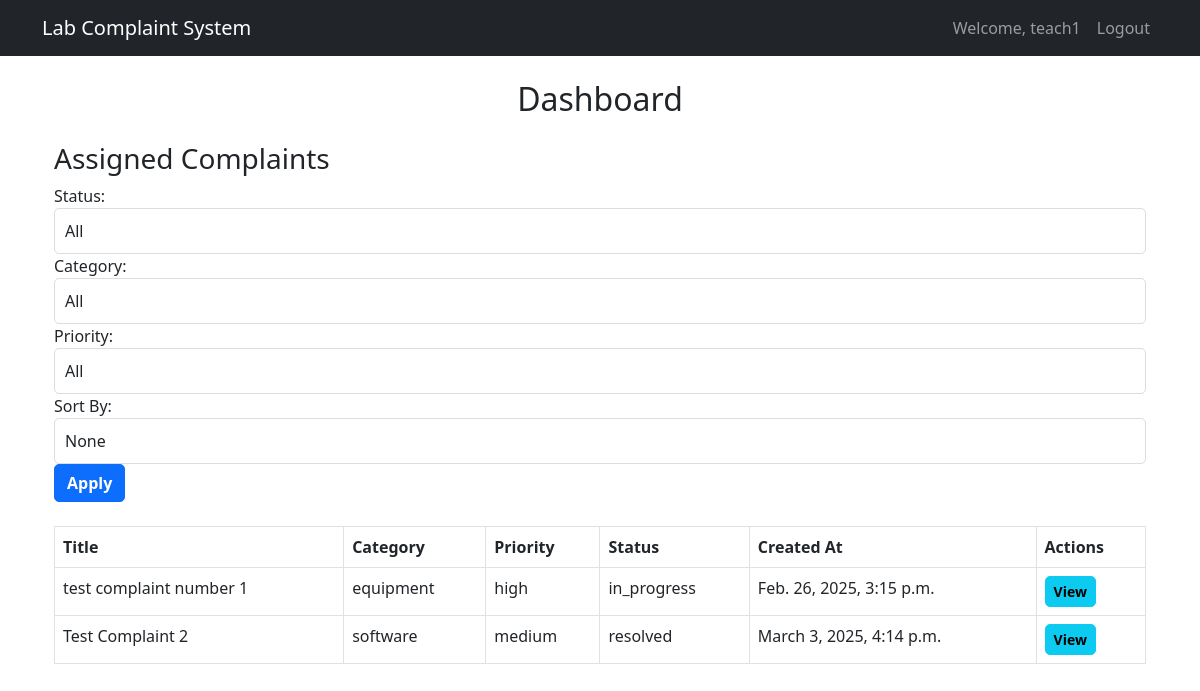
The page /dashboard/ (signed in) on the database its author committed.
### users/models.py (models this page shows, shortened)
class UserProfile(AbstractUser):
    ROLE_CHOICES = [
        ('student', 'Student'),
        ('staff', 'Lab Staff'),
        ('admin', 'Admin'),
    ]
    role = models.CharField(max_length=10, choices=ROLE_CHOICES, default='student')
    phone = models.CharField(max_length=15, blank=True, null=True)
    groups = models.ManyToManyField(
        'auth.Group',
        verbose_name='groups',
        blank=True,
        help_text='The groups this user belongs to. A user will get all permissions granted to each of their groups.',
        related_name='user_profiles',  # Unique related_name
        related_query_name='user_profile',
    )
    user_permissions = models.ManyToManyField(
        'auth.Permission',
        verbose_name='user permissions',
        blank=True,
        help_text='Specific permissions for this user.',
        related_name='user_profiles',  # Unique related_name
        related_query_name='user_profile',
    )

### complaints/models.py (models this page shows, shortened)
class Complaint(models.Model):
    CATEGORY_CHOICES = [
        ('equipment', 'Equipment'),
        ('software', 'Software'),
        ('safety', 'Safety'),
        ('other', 'Other'),
    ]
    PRIORITY_CHOICES = [
        ('low', 'Low'),
        ('medium', 'Medium'),
        ('high', 'High'),
    ]
    STATUS_CHOICES = [
        ('pending', 'Pending'),
        ('in_progress', 'In Progress'),
        ('resolved', 'Resolved'),
    ]
    title = models.CharField(max_length=200)
    description = models.TextField()
    category = models.CharField(max_length=20, choices=CATEGORY_CHOICES)
    priority = models.CharField(max_length=10, choices=PRIORITY_CHOICES)
    status = models.CharField(max_length=20, choices=STATUS_CHOICES, default='pending')
    created_by = models.ForeignKey(UserProfile, on_delete=models.CASCADE, related_name='created_complaints')
    created_at = models.DateTimeField(auto_now_add=True)
    updated_at = models.DateTimeField(auto_now=True)
    assigned_to = models.ForeignKey(UserProfile, on_delete=models.SET_NULL, null=True, blank=True, related_name='assigned_complaints')

### users/views.py (the view)
# urls.py: path('dashboard/', views.dashboard, name='dashboard'),
@login_required
def dashboard(request):
    user = request.user
    complaints = Complaint.objects.all()
    status_filter = request.GET.get('status')
    category_filter = request.GET.get('category')
    priority_filter = request.GET.get('priority')
    if status_filter:
        complaints = complaints.filter(status=status_filter)
    if category_filter:
        complaints = complaints.filter(category=category_filter)
    if priority_filter:
        complaints = complaints.filter(priority=priority_filter)
    sort_by = request.GET.get('sort_by')
    if sort_by == 'created_at':
        complaints = complaints.order_by('created_at')
    elif sort_by == 'priority':
        complaints = complaints.order_by('priority')
    if user.role == 'student':
        complaints = complaints.filter(created_by=user)
    elif user.role == 'staff':
        complaints = complaints.all()
    context = {
        'complaints': complaints,
        'user_role': user.role,
    }
    return render(request, 'users/dashboard.html', context)

### users/templates/users/dashboard.html (shortened to what this page needs)
{% extends 'base.html' %}
{% load static %}
{% block content %}
<div class="container">
    <h2 class="text-center mb-4">Dashboard</h2>
    {% if user_role == 'student' %}
        <h3>Your Complaints</h3>
        <a href="{% url 'file_complaint' %}" class="btn btn-primary mb-3">File a Complaint</a>
    {% elif user_role == 'staff' %}
        <h3>Assigned Complaints</h3>
    {% elif user_role == 'admin' %}
        <h3>All Complaints</h3>
    {% endif %}
    <div class="mb-4">
        <form method="get" class="form-inline">
            <div class="form-group mr-3">
                <label for="status" class="mr-2">Status:</label>
                <select name="status" id="status" class="form-control">
                    <option value="">All</option>
                </select>
            </div>
            <div class="form-group mr-3">
                <label for="category" class="mr-2">Category:</label>
                <select name="category" id="category" class="form-control">
                    <option value="">All</option>
                </select>
            </div>
            <div class="form-group mr-3">
                <label for="priority" class="mr-2">Priority:</label>
                <select name="priority" id="priority" class="form-control">
                    <option value="">All</option>
                </select>
            </div>
            <div class="form-group mr-3">
                <label for="sort_by" class="mr-2">Sort By:</label>
                <select name="sort_by" id="sort_by" class="form-control">
                    <option value="">None</option>
                </select>
            </div>
            <button type="submit" class="btn btn-primary">Apply</button>
        </form>
    </div>
    {% if complaints %}
        <table class="table table-bordered">
            <thead>
                <tr>
                    <th>Title</th>
                    <th>Category</th>
                    <th>Priority</th>
                    <th>Status</th>
                    <th>Created At</th>
                    <th>Actions</th>
                </tr>
            </thead>
            <tbody>
                {% for complaint in complaints %}
                    <tr>
                        <td>{{ complaint.title }}</td>
                        <td>{{ complaint.category }}</td>
                        <td>{{ complaint.priority }}</td>
                        <td>{{ complaint.status }}</td>
                        <td>{{ complaint.created_at }}</td>
                        <td>
                            <a href="{% url 'complaint_details' complaint.id %}" class="btn btn-info btn-sm">View</a>
                        </td>
                    </tr>
                {% endfor %}
            </tbody>
        </table>
    {% else %}
        <div class="alert alert-info">
            No complaints found.
        </div>
    {% endif %}
</div>
{% endblock %}

### users/templates/base.html (shortened to what this page needs)
{% load static %}
<!DOCTYPE html>
<html lang="en">
<head>
    <link href="https://cdn.jsdelivr.net/npm/bootstrap@5.3.0/dist/css/bootstrap.min.css" rel="stylesheet">
    <link rel="stylesheet" href="{% static 'css/styles.css' %}">
    <link rel="stylesheet" href="{% static 'css/styles.css' %}">
</head>
<body>
    <nav class="navbar navbar-expand-lg navbar-dark bg-dark">
        <div class="container">
            <a class="navbar-brand" href="{% url 'home' %}">Lab Complaint System</a>
            <div class="collapse navbar-collapse" id="navbarNav">
                <ul class="navbar-nav ms-auto">
                    {% if user.is_authenticated %}
                        <li class="nav-item">
                            <a class="nav-link" href="#">Welcome, {{ user.username }}</a>
                        </li>
                        <li class="nav-item">
                            <a class="nav-link" href="{% url 'logout' %}">Logout</a>
                        </li>
                    {% endif %}
                </ul>
            </div>
        </div>
    </nav>
    <div class="container mt-4">
        {% block content %}
        {% endblock %}
    </div>
</body>
</html>

### static/css/styles.css (style rules this page uses)
.btn { border-radius: 5px; font-weight: bold; }
.form-control { border-radius: 5px; border: 1px solid #ddd; padding: 10px; }
a { color: #007bff; text-decoration: none; }

### rows shown on the page
UserProfile: username "teach1"
Complaint: title "test complaint number 1", category "equipment", priority "high", status "in_progress", created_at "Feb. 26, 2025, 3:15 p.m."
Complaint: title "Test Complaint 2", category "software", priority "medium", status "resolved", created_at "March 3, 2025, 4:14 p.m."
